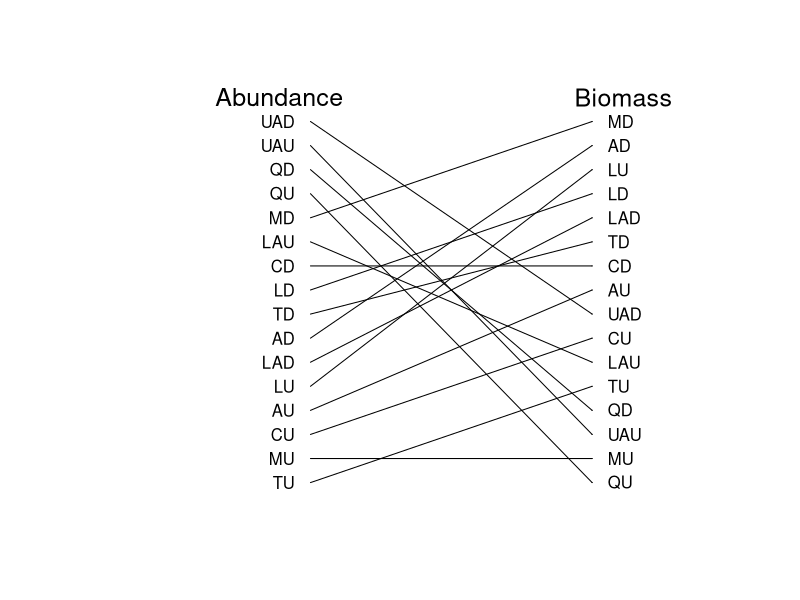

Source code (R):
## ---- chunk 1
###Making a plot of how high pressure predation sites are when measured in 
#different levels of predation ABUNDANCE

setwd("C:\\Users\\faj\\Documents\\OneDrive for Business\\research\\bioTIME\\users\\Faith\\TriniFishPredation")

library(dplyr)
library(tidyr)
library(ggplot2)
library(lme4)
library(Cairo)

#set up group definition 
group12 <- c("Hoplias malabaricus", "Crenicichla frenata", "Gymnotus carapo", "Anablepsoides hartii",
			"Cichlasoma taenia", "Cichlasoma taenia", "Corynopoma riisei", "Roeboides dientonito", 
			"Agonostomus monticola", "Rhamdia quelen", "andinoacara pulcher", "Hemigrammus unilineatus", "Rivulus hartii")


#preparing data 

fishDataAll <- read.csv("Fish data June 2017.csv")
head(fishDataAll)

siteCodes <- read.csv("siteCodes.csv")

selectMonths <- c("07", "08")# i am selecting out these months because then i can use the last timepoint 

#select data from only the July and Auguest, and remove first year 
SelectData <- fishDataAll %>% 
	separate(date, c("Day", "Month", "Year"), sep = "/") %>%
	filter(Year != 2010)%>%
	filter(Month %in% selectMonths)

fishData <- data.frame(SelectData)

fishData$AbundanceAll <- fishData$numbercaught + fishData$numberseen

#calculating percentage biomass so i can incude years with 0 abundance

fishData$TotBiomass <- (fishData$numbercaught + fishData$numberseen)* fishData$weight
TotBioSite<- fishData %>% 
	group_by(site, Year) %>%
	summarise(BiomasSiteSum = sum(TotBiomass, na.rm=TRUE))
siteBiomass <- data.frame(TotBioSite)


#Narrow Predation data
#-------------------------
predatorsAbN <- fishData %>% 
	filter(species %in% group12)  %>%
	group_by(site, Year) %>%
	summarise(AbundanceSum = sum(AbundanceAll))

predatorsAb <- data.frame(predatorsAbN)
predatorsAb$Year <- as.numeric(predatorsAb$Year)

#add the total site biomass data, just to i can identify sites with no predators 
FishDataTotAb <- merge(siteBiomass, predatorsAb, by = c("site" ,"Year"),all=TRUE) # this makes sure i 
#know what years had no predators recoreded in 
FishDataTotAb$AbundanceSum[is.na(FishDataTotAb$AbundanceSum)] <- 0

Widea <- aggregate(FishDataTotAb$AbundanceSum, list(FishDataTotAb$site), mean, na.rm=TRUE)

WideaOrdera <- Widea[order(Widea$x),]
head(WideaOrdera)

WideaOrdera$predOrderNa <- c(1:nrow(WideaOrdera))
## ---- chunk 2
setwd("C:\\Users\\faj\\Documents\\OneDrive for Business\\research\\FishPredation\\Data")

library(dplyr)
library(tidyr)
library(ggplot2)
library(lme4)
library(Cairo)


#preparing data 

fishDataAll <- read.csv("Fish data June 2017.csv")
head(fishDataAll)
str(fishDataAll)
levels(fishDataAll$species)
selectMonths <- c("07", "08")# i am selecting out these months because then i can use the last timepoint 


#select data from only the July and Auguest, and remove first year 
SelectData <- fishDataAll %>% 
	separate(date, c("Day", "Month", "Year"), sep = "/") %>%
	filter(Year != 2010)%>%
	filter(Month %in% selectMonths)

fishData <- data.frame(SelectData)

#calculate biomass
fishData$TotBiomass <- (fishData$numbercaught * fishData$weight) + (fishData$numberseen * fishData$weight)


#calculating percentage biomass
TotBioSite<- fishData %>% 
	group_by(site, Year) %>%
	summarise(BiomasSiteSum = sum(TotBiomass, na.rm=TRUE)) # This is teh sum of all fish, not just predators 

siteBiomass <- data.frame(TotBioSite)

#Narrow Predation data
#-------------------------

#sum biomass per site and year of predators 
predatorsBioN <- fishData %>% 
	filter(species %in% group12) %>%
	group_by(site, Year) %>%
	summarise(BiomassSum = sum(TotBiomass))

predatorsBio <- data.frame(predatorsBioN)
predatorsBio$Year <- as.numeric(predatorsBio$Year)
siteBiomass$Year <- as.numeric(siteBiomass$Year)

FishDataTot <- merge(siteBiomass, predatorsBio, by = c("site" ,"Year"),all=TRUE) # this makes sure i 
#know what years had no predators recoreded in 
head(FishDataTot)
FishDataTot$BiomassSum[is.na(FishDataTot$BiomassSum)] <- 0

FishDataTot$PropMass <- FishDataTot$BiomassSum / FishDataTot$BiomasSiteSum

Wideb <- aggregate(FishDataTot$BiomassSum, list(FishDataTot$site), mean, na.rm=TRUE)

orderWideb <- Wideb [order(Wideb $x),]
head(orderWideb)

orderWideb$predOrderNb <- c(1:nrow(orderWideb))

## ---- chunk 3

WideBothc <- merge(orderWideb, WideaOrdera, by = "Group.1")
WideBoth <- merge(WideBothc, siteCodes, by.x = "Group.1", by.y = "siteNames")


## ---- chunk 4
Cairo(file="C:\\Users\\faj\\Documents\\OneDrive for Business\\research\\bioTIME\\users\\Faith\\TriniFishPredation\\WideAB_tangle.png",
      type="png",
       units="in", 
      width=8,
      height=6,
      pointsize=12,
      dpi=100)
plotSetup <- data.frame(cbind(c(1:17),c(20:60))) # data to plot onto emptyp plot
plot(x = plotSetup$X2, y = plotSetup$X1, col="white", axes=FALSE , ylab = " ", xlab = "  ", type = "n")

#plot arrows
arrows(x0 = 33, y0 = WideBoth$predOrderNa, x1 = 51, y1 = WideBoth$predOrderNb, length = 0.001)


#plotting text 
text(x = 52, y = WideBoth$predOrderNb, labels = WideBoth$codes, adj = c(0,NA))
text(x = 32, y = WideBoth$predOrderNa, labels = WideBoth$codes, adj = c(1,NA))


text(x = 31, y = 17, labels = "Abundance", cex = 1.5)
text(x = 53, y = 17, labels = "Biomass", cex = 1.5)


dev.off()

## ---- chunk 5
rownames(WideBoth) <- WideBoth$Group.1
corOrderWide <- WideBoth[,c(2, 4)] 
names(corOrderWide) <- c("Biomass", "Abundance")
print(corOrderWide)
cor(corOrderWide, method="spearman")
cor.test(corOrderWide$Biomass, corOrderWide$Abundance, method="spearman")
